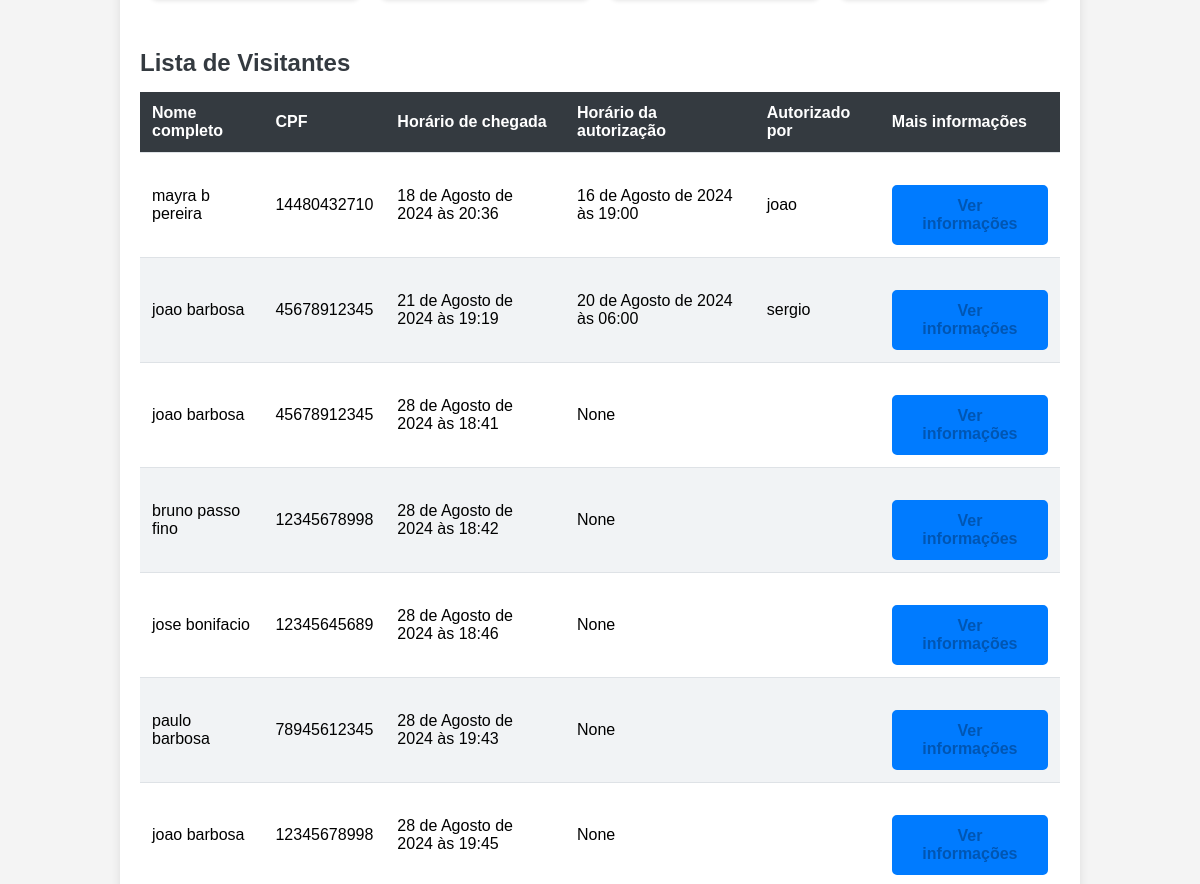
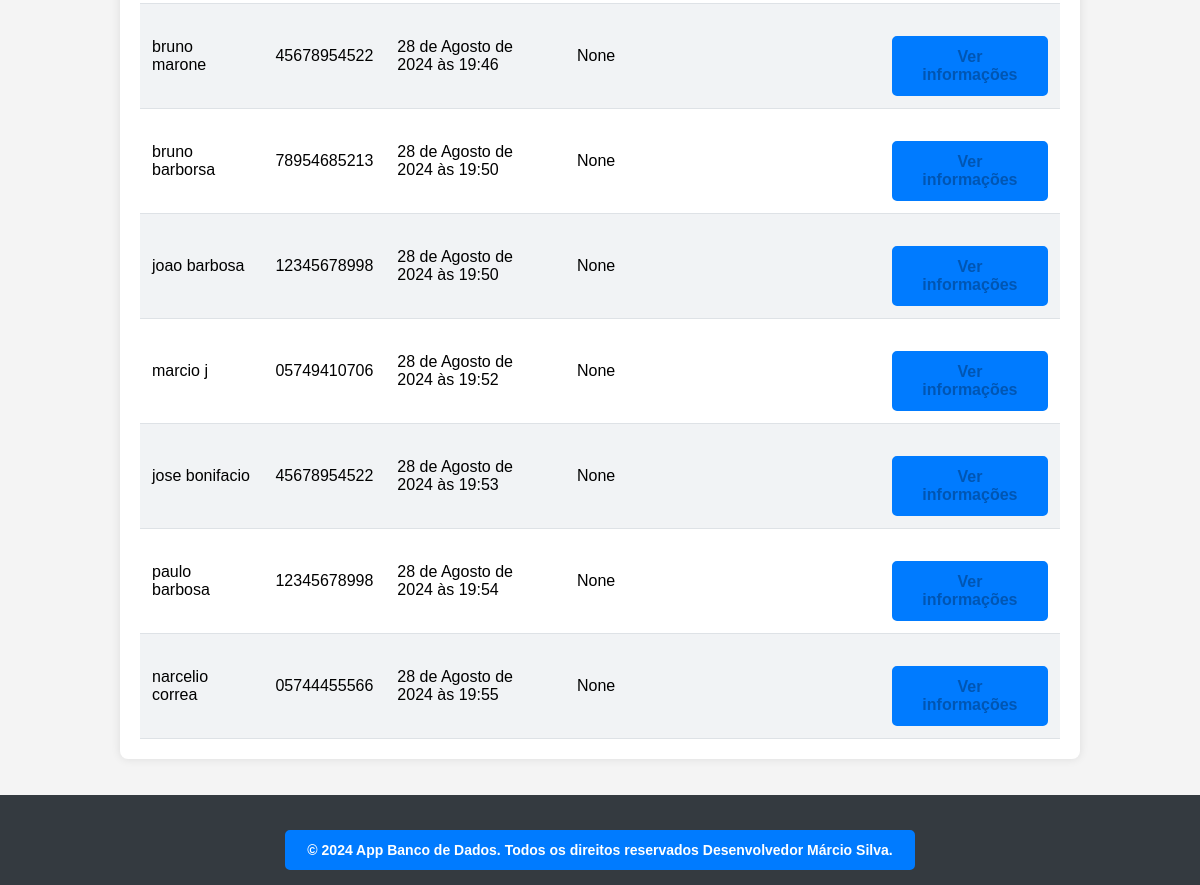
Before: / (lower part) with the older database file (2 pictures, top to bottom).
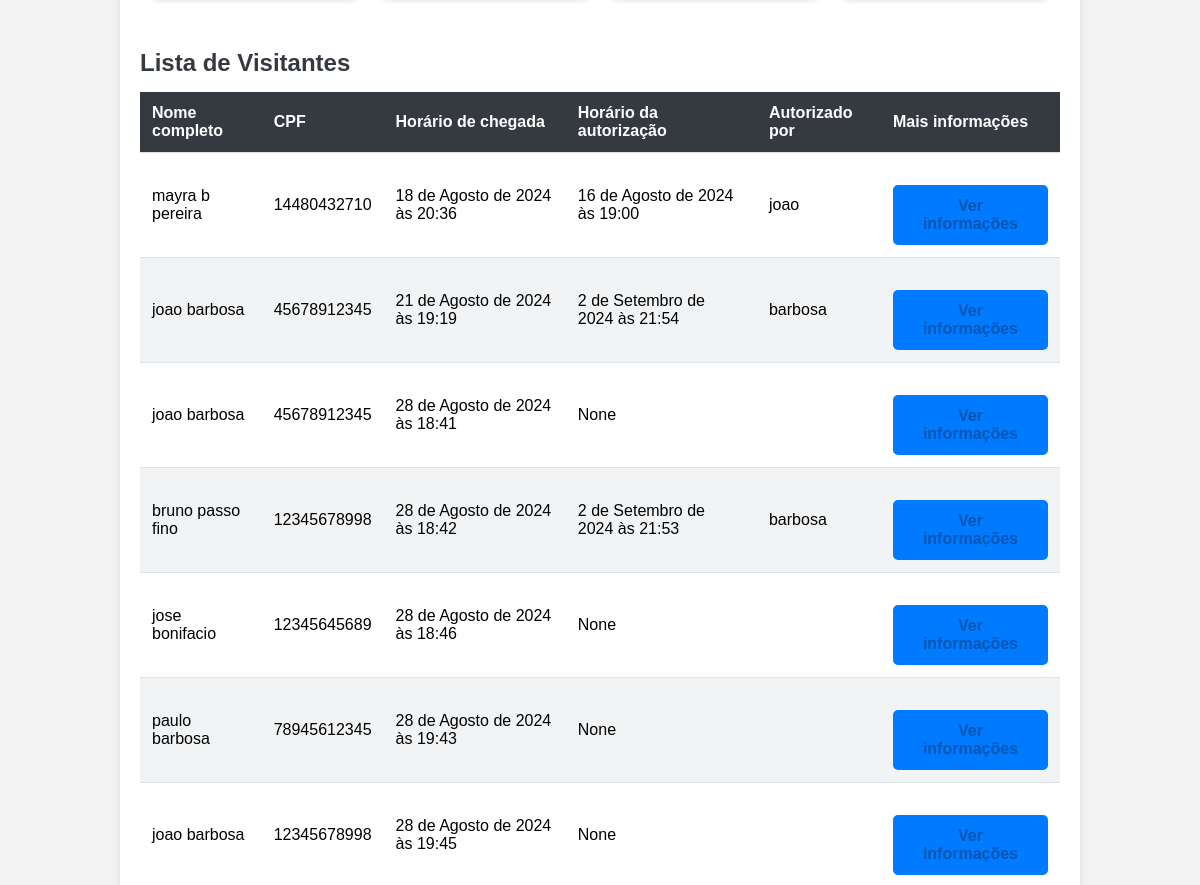
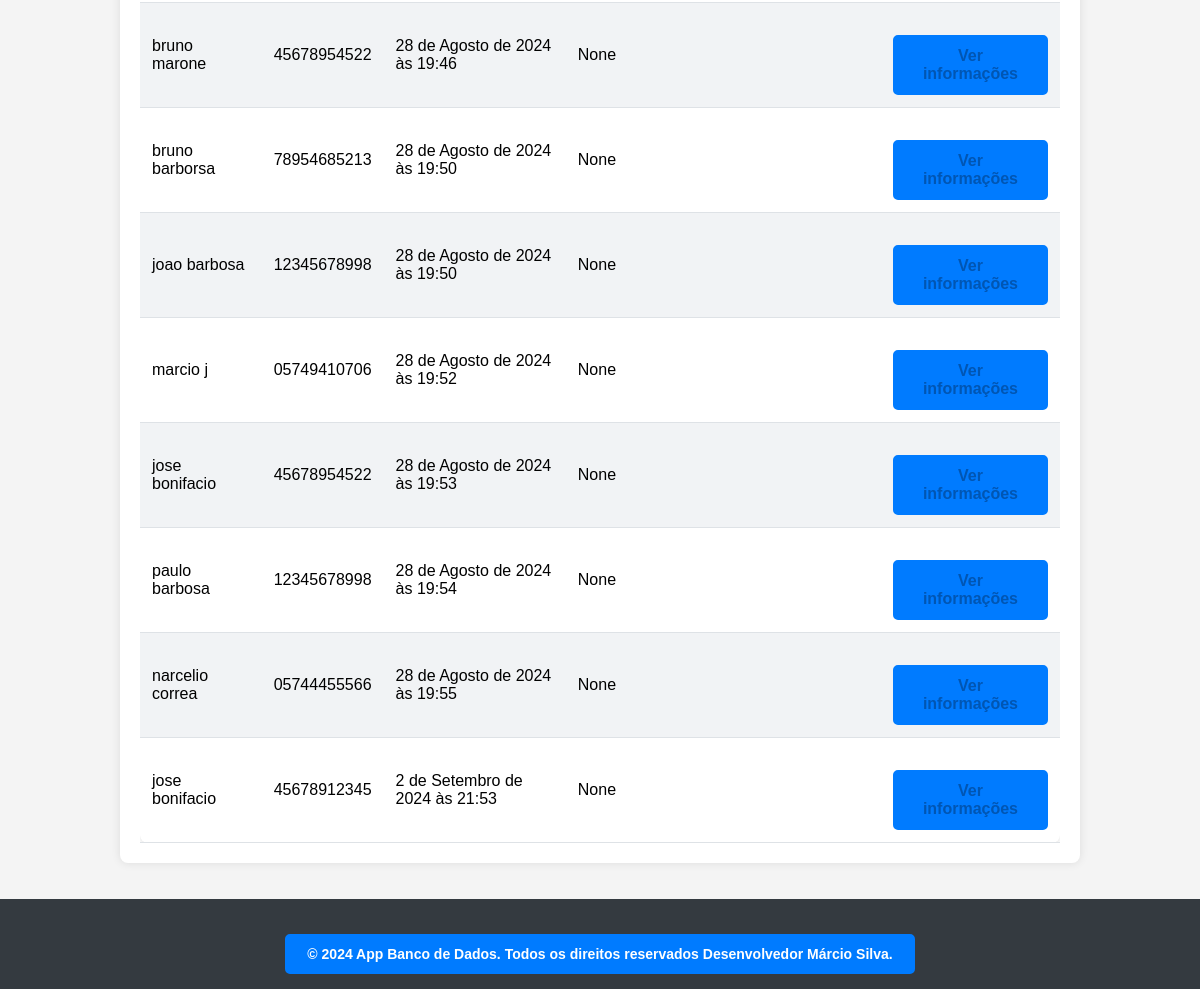
After: the same page with the newer database file (2 pictures, top to bottom).
### visitantes/models.py (models this page shows, shortened)
class Visitante(models.Model):
    registrado_por = models.ForeignKey(
        "porteiros.Porteiro",
        verbose_name="Porteiro responsável pelo registro",
        on_delete=models.PROTECT,
    )
    nome_completo = models.CharField(
        verbose_name="Nome Completo",
        max_length=150,
    )
    cpf = models.CharField(
        verbose_name="CPF",
        max_length=11,
    )
    data_nascimento = models.DateField(
        verbose_name="Data de Nascimento",
        auto_now_add=False,
        auto_now=False,
    )
    numero_casa = models.PositiveSmallIntegerField(
        verbose_name="Número da casa a ser visitada",
    )
    placa_veiculo = models.CharField(
        verbose_name="Placa do Veículo",
        max_length=7,
        blank=True,
        null=True,
    )
    horario_chegada = models.DateTimeField(
        verbose_name="Horário de Chegada na Portaria",
        auto_now_add=True,
    )
    horario_saida = models.DateTimeField(
        verbose_name="Horário de saída do condomínio",
        auto_now=False,
        blank=True,
        null=True,
    )
    horario_autorizacao = models.DateTimeField(
        verbose_name="Horário de Autorização de Entrada",
        auto_now=False,
        blank=True,
        null=True,
    )
    morador_responsavel = models.CharField(
        verbose_name="Nome do morador responsável por autorizar a entrada",
        max_length=50,
        blank=True,
    )
    STATUS_VISITANTE = [
        ("AGUARDANDO", " Aguardando autorização"),
        ("EM_VISITA", "Em visita"),
        ("FINALIZADO", "Visita finalizada"),
    ]
    status = models.CharField(
        verbose_name = "Status",
        max_length = 10,
        choices = STATUS_VISITANTE,
        default = "AGUARDANDO",
    )
    class Meta:
        verbose_name="Visitante"
        verbose_name_plural="Visitantes"
        db_table="visitante"

### dashboard/views.py (the view)
# urls.py: path('', index, name='usuarios'),
def index(request):
    todos_visitantes = Visitante.objects.all()
    context = {
        "nome_pagina": "Inicio da Dashboard",
        "todos_visitantes": todos_visitantes,
    }
    return render(request, "index.html", context)

### templates/index.html (shortened to what this page needs)
{% extends "base.html" %}
{% block conteudo%}
<div class="container">
    <main>
        <div class="table-container">
            <h2>Lista de Visitantes</h2>
            <div class="table-responsive">
                <table class="table">
                    <thead>
                        <tr>
                            <th>Nome completo</th>
                            <th>CPF</th>
                            <th>Horário de chegada</th>
                            <th>Horário da autorização</th>
                            <th>Autorizado por</th>
                            <th>Mais informações</th>
                        </tr>
                    </thead>
                    <tbody>
                        {% for visitante in todos_visitantes %}
                        <tr>
                            <td>{{ visitante.nome_completo }}</td>
                            <td>{{ visitante.cpf }}</td>
                            <td>{{ visitante.horario_chegada }}</td>
                            <td>{{ visitante.horario_autorizacao }}</td>
                            <td>{{ visitante.morador_responsavel }}</td>
                            <td>
                                <a href="{% url 'informacoes_visitante' id=visitante.id %}">
                                    Ver informações
                                </a>
                            </td>
                        </tr>
                        {% endfor %}
                    </tbody>
                </table>
            </div>
        </div>
    </main>
</div>
<br><br>
{% endblock conteudo %}

Changed rows visible on the page:
changed Visitante: horario_autorizacao "20 de Agosto de 2024 às 06:00" → "2 de Setembro de 2024 às 21:54"; morador_responsavel "sergio" → "barbosa"
changed Visitante "bruno passo fino": horario_autorizacao "None" → "2 de Setembro de 2024 às 21:53"; morador_responsavel (not shown) → "barbosa"
added Visitante: nome_completo "jose bonifacio", cpf "45678912345", horario_chegada "2 de Setembro de 2024 às 21:53", horario_autorizacao "None"
